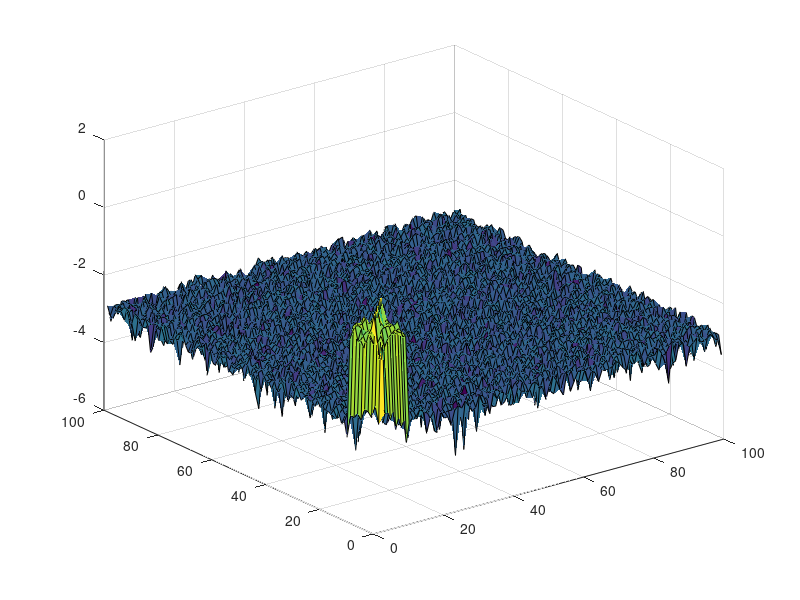
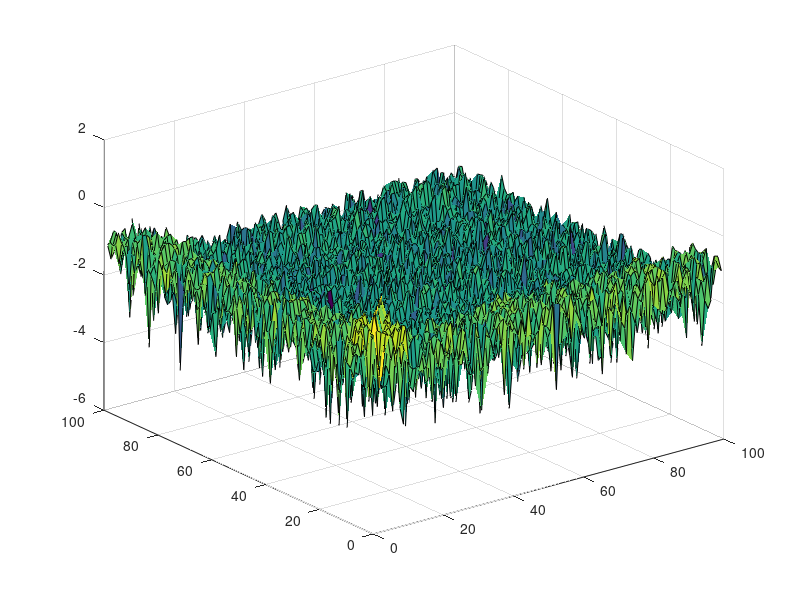
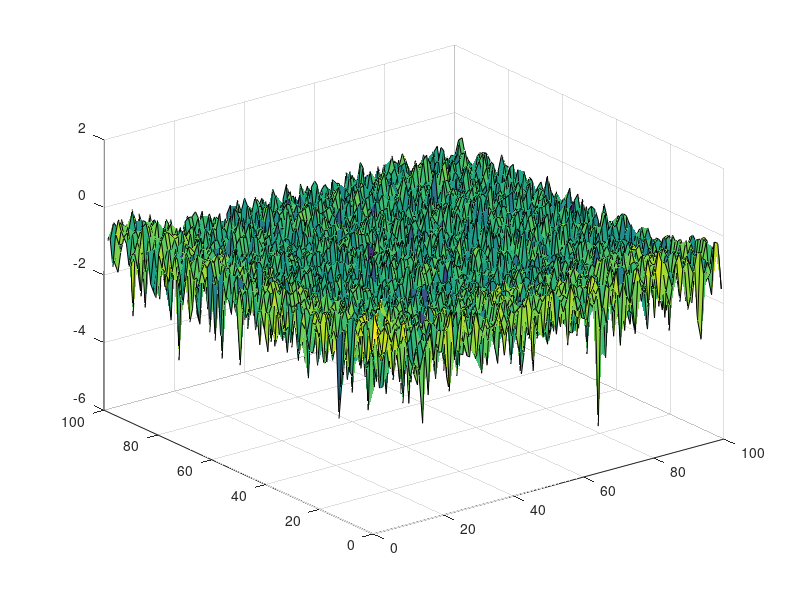

MATLAB code to generate these figures, in order: (Note: this script raises an error after producing the figures.)
%First Example that produces all the plots and the table
%It is structured such that every section produces a specific plot/table
%Run and advance runs the current section and jumps to the next

%%%%%%%%%%%%%%%%%%%%%%%%%%%%%%%%%%%%%%%%%%%%%%%%%%%%%%%%%%%%%%%%%

%Create figure 4
clear all
dimension=100;
approxrank=10;
A1=zeros(dimension,dimension);
A2=A1;
A1(1:approxrank,1:approxrank)=eye(approxrank,approxrank)+rand(approxrank,approxrank)*0.5;
A2(1:approxrank,1:approxrank)=eye(approxrank,approxrank)+rand(approxrank,approxrank)*0.5;
A1=A1+rand(dimension,dimension)*10^-3;
A2=A2+rand(dimension,dimension)*10^-3;
T1=rand(dimension,dimension);
T2=rand(dimension,dimension);
T1=T1-diag(diag(T1));
T2=T2-diag(diag(T2));
T1=T1-T1';
T1=T1*1/5;
T2=T2-T2';
T2=T2*1/5;
Q1=eye(dimension,dimension);
Q2=Q1;
intervallength=1;
h=1/100;
A=A1+A2;
Aplots=zeros(dimension,dimension,3);
Aplots(:,:,1)=A;
for j=1:100
    Q1=((eye(dimension,dimension)-h*T1))\Q1;
    Q2=((eye(dimension,dimension)-h*T2))\Q2;
    A=Q1*(A1+exp(j/100)*A2)*Q2';
     if mod(j,50)==0
         Aplots(:,:,j/50+1)=A;
     end
end

for k=1:3
    figure(k)
    surf(log10(abs(Aplots(:,:,k))))
    axis([0 100 0 100 -6 2])
    hold on
end
%Create figure 4 ends here
%% %%%%%%%%%%%%%%%%%%%%%%%%%%%%%%%%%%%%%%%%%%%%%%%%%%%%%%%

%Create figure 5

clear all
dimension=100;
approxrank=10;
tol=10^-12;
table=zeros(6,6);
A1=zeros(dimension,dimension);
A2=A1;
A1(1:approxrank,1:approxrank)=eye(approxrank,approxrank)+rand(approxrank,approxrank)*0.5;
A2(1:approxrank,1:approxrank)=eye(approxrank,approxrank)+rand(approxrank,approxrank)*0.5;
A1=A1+rand(dimension,dimension)*10^-3;
A2=A2+rand(dimension,dimension)*10^-3;
T1=rand(dimension,dimension);
T2=rand(dimension,dimension);
T1=T1-diag(diag(T1));
T2=T2-diag(diag(T2));
T1=T1-T1';
T1=T1*1/5;
T2=T2-T2';
T2=T2*1/5;
Q1=eye(dimension,dimension);
Q2=Q1;
intervallength=1;
h=1/100;
A=A1+A2;
[UY,SY,VY]=svd(A);
UY=UY(:,1:approxrank);
SY=SY(1:approxrank,1:approxrank);
VY=VY(:,1:approxrank);
UZ82=UY;UZ81=UY;
SZ82=SY;SZ81=SY;
VZ82=VY;VZ81=VY;
normX=zeros(21,1);
normX(1)=norm(UY*SY*VY'-A,'fro');
normZ92=normX;
normZ91=normZ92;
normZ82=normZ92;
normZ81=normZ92;
normY=normX;
Aold=A;
for j=1:100 
    Q1=((eye(dimension,dimension)-h*T1))\Q1;
    Q2=((eye(dimension,dimension)-h*T2))\Q2;     
    A=Q1*(A1+exp(j/100)*A2)*Q2';
    
    if mod(j,5)==0
       DeltaA=A-Aold;   
        [UX,SX,VX]=svd(A);
        [ UZ81,SZ81,VZ81 ] = Algorithm8_1( UZ81,SZ81,VZ81,DeltaA,tol,approxrank ); 
        [ UZ82,SZ82,VZ82 ] = Algorithm8_2( UZ82,SZ82,VZ82,DeltaA,tol,approxrank ); 
        [ UZ91,SZ91,VZ91 ] = Algorithm9_1( A,tol,approxrank );    
        [ UZ92,SZ92,VZ92 ] = Algorithm9_2( A,tol,approxrank );   
        [ UY,SY,VY ]       = Algorithm10 ( UY,SY,VY,DeltaA );        
        
        normX(j/5+1)=norm(UX(:,1:approxrank)*SX(1:approxrank,1:approxrank)*VX(:,1:approxrank)'-A,'fro');
        normZ81(j/5+1)=norm(UZ81*SZ81*VZ81'-A,'fro');
        normZ82(j/5+1)=norm(UZ82*SZ82*VZ82'-A,'fro');
        normZ91(j/5+1)=norm(UZ91*SZ91*VZ91'-A,'fro');
        normZ92(j/5+1)=norm(UZ92*SZ92*VZ92'-A,'fro');
        normY(j/5+1)=norm(UY*SY*VY'-A,'fro');
               
        Aold=A;
    end
    
end
t=[0:0.05:1];
plot(t,normX,'m-square');
hold on
plot(t,normZ81,'Color','black','LineStyle','-');
hold on
plot(t,normZ82,'Color','cyan','LineStyle','--','Marker','d');
hold on
plot(t,normZ91,'Color','green','LineStyle','--','Marker','+');
hold on
plot(t,normZ92,'b--o');
hold on
plot(t,normY,'Color','red','LineStyle',':','Marker','*');
xlabel('t')
ylabel('error')
legend('$||X-A||$','$||Z^{8.1}-A||$','$||Z^{8.2}-A||$','$||Z^{9.1}-A||$','$||Z^{9.2}-A||$','$||Y-A||$','Interpreter','latex')

%Create figure 5 ends here
%% %%%%%%%%%%%%%%%%%%%%%%%%%%%%%%%%%%%%%%%%%%%%%%%%%%%

%Create table 2
clear all
epsvec=[10^-1,10^-2,10^-3,10^-4,10^-5,0];
table=zeros(6,7);
for k=1:length(epsvec)
dimension=100;
approxrank=10;
tol=10^-12;
A1=zeros(dimension,dimension);
A2=A1;
A1(1:approxrank,1:approxrank)=eye(approxrank,approxrank)+rand(approxrank,approxrank)*0.5;
A2(1:approxrank,1:approxrank)=eye(approxrank,approxrank)+rand(approxrank,approxrank)*0.5;
A1=A1+rand(dimension,dimension)*epsvec(k);
A2=A2+rand(dimension,dimension)*epsvec(k);
T1=rand(dimension,dimension);
T2=rand(dimension,dimension);
T1=T1-diag(diag(T1));
T2=T2-diag(diag(T2));
T1=T1-T1';
T1=T1*1/5;
T2=T2-T2';
T2=T2*1/5;
Q1=eye(dimension,dimension);
Q2=Q1;
intervallength=1;
h=1/100;
A=A1+A2;
[UY,SY,VY]=svd(A);
UY=UY(:,1:approxrank);
SY=SY(1:approxrank,1:approxrank);
VY=VY(:,1:approxrank);
UZ82=UY;UZ81=UY;
SZ82=SY;SZ81=SY;
VZ82=VY;VZ81=VY;
normX=zeros(21,1);
normX(1)=norm(UY*SY*VY'-A,'fro');
normZ92=normX;
normZ91=normZ92;
normZ82=normZ92;
normZ81=normZ92;
normY=normX;
Aold=A;
for j=1:100 
    Q1=((eye(dimension,dimension)-h*T1))\Q1;
    Q2=((eye(dimension,dimension)-h*T2))\Q2;     
    A=Q1*(A1+exp(j/100)*A2)*Q2';
    
    if mod(j,5)==0
       DeltaA=A-Aold;   
        [UX,SX,VX]=svd(A);
        [ UZ81,SZ81,VZ81 ] = Algorithm8_1( UZ81,SZ81,VZ81,DeltaA,tol,approxrank ); 
        [ UZ82,SZ82,VZ82 ] = Algorithm8_2( UZ82,SZ82,VZ82,DeltaA,tol,approxrank ); 
        [ UZ91,SZ91,VZ91 ] = Algorithm9_1( A,tol,approxrank );    
        [ UZ92,SZ92,VZ92 ] = Algorithm9_2( A,tol,approxrank );   
        [ UY,SY,VY ]       = Algorithm10 ( UY,SY,VY,DeltaA );        
        
        normX(j/5+1)=norm(UX(:,1:approxrank)*SX(1:approxrank,1:approxrank)*VX(:,1:approxrank)'-A,'fro');
        normZ81(j/5+1)=norm(UZ81*SZ81*VZ81'-A,'fro');
        normZ82(j/5+1)=norm(UZ82*SZ82*VZ82'-A,'fro');
        normZ91(j/5+1)=norm(UZ91*SZ91*VZ91'-A,'fro');
        normZ92(j/5+1)=norm(UZ92*SZ92*VZ92'-A,'fro');
        normY(j/5+1)=norm(UY*SY*VY'-A,'fro');
               
        Aold=A;
    end    
end
table(k,1)=epsvec(k);
table(k,2)=normX(end);
table(k,3)=normZ81(end);
table(k,4)=normZ82(end);
table(k,5)=normZ91(end);
table(k,6)=normZ92(end);
table(k,7)=normY(end);
end
table

%Create table 2 ends here